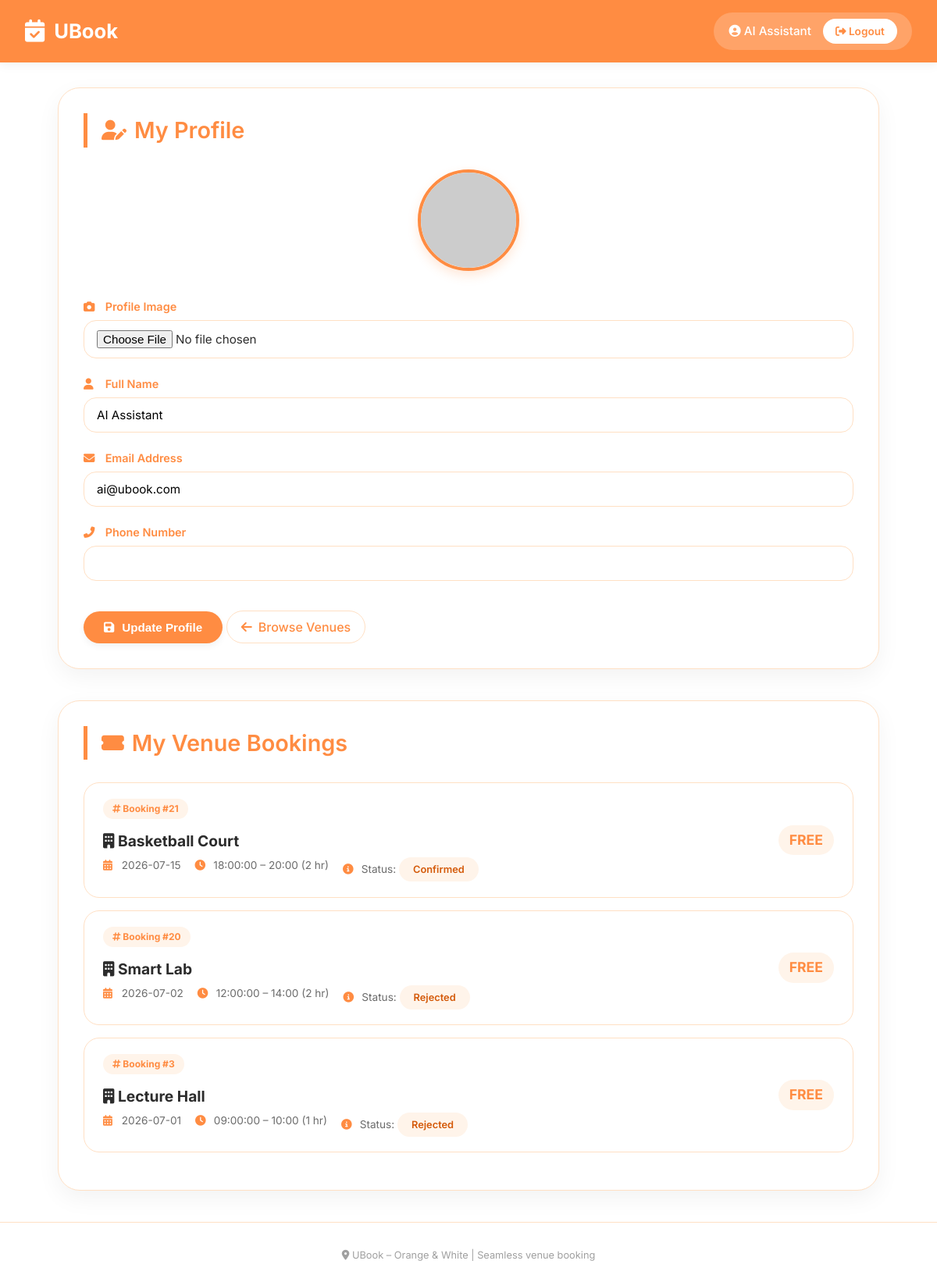
/profile.php (signed in), run on the app's committed database.
### tables this page shows
CREATE TABLE `users` (
  `id` varchar(20) NOT NULL,
  `username` varchar(100) DEFAULT NULL,
  `name` varchar(100) NOT NULL,
  `email` varchar(100) DEFAULT NULL,
  `profile_image` varchar(255) DEFAULT NULL,
  `role` varchar(50) DEFAULT 'user',
  `password` varchar(255) DEFAULT NULL,
  `phone` varchar(20) DEFAULT NULL,
  `created_at` timestamp NOT NULL DEFAULT current_timestamp()
);

CREATE TABLE `bookings` (
  `id` int(11) NOT NULL,
  `user_id` varchar(20) NOT NULL,
  `student_name` varchar(100) NOT NULL,
  `venue_id` varchar(20) NOT NULL,
  `booking_date` date NOT NULL,
  `start_time` time NOT NULL,
  `duration_hours` int(11) NOT NULL,
  `comment` text DEFAULT NULL,
  `status` enum('pending','confirmed','rejected') DEFAULT 'pending',
  `created_at` timestamp NOT NULL DEFAULT current_timestamp()
);

CREATE TABLE `venues` (
  `id` varchar(20) NOT NULL,
  `name` varchar(100) NOT NULL,
  `description` text DEFAULT NULL,
  `image_url` varchar(255) DEFAULT NULL
);

### profile.php (the view, shortened to what this page needs)
<?php
$host = 'localhost';
$dbname = 'ubook';
$username = 'root';
$password = '';
try {
    $pdo = new PDO("mysql:host=$host;dbname=$dbname;charset=utf8mb4", $username, $password);
    $pdo->setAttribute(PDO::ATTR_ERRMODE, PDO::ERRMODE_EXCEPTION);
} catch (PDOException $e) {
    die("Database connection failed: " . $e->getMessage());
}
$user_id = $_SESSION['user_id'];
$stmt = $pdo->prepare("SELECT * FROM users WHERE id = ?");
$stmt->execute([$user_id]);
$user = $stmt->fetch(PDO::FETCH_ASSOC);
$bookings = [];
try {
    $sql = "SELECT b.id, b.booking_date, b.start_time, b.duration_hours, b.status,
                   v.name AS venue_name, v.image_url
            FROM bookings b
            JOIN venues v ON b.venue_id = v.id
            WHERE b.user_id = ?
            ORDER BY b.id DESC";
    $stmt = $pdo->prepare($sql);
    $stmt->execute([$user_id]);
    $bookings = $stmt->fetchAll(PDO::FETCH_ASSOC);
} catch (PDOException $e) {
    $bookings_error = "Unable to fetch bookings. Please ensure the database schema is updated.";
}
?>
<!DOCTYPE html>
<html lang="en">
<head>
    <link rel="stylesheet" href="https://cdnjs.cloudflare.com/ajax/libs/font-awesome/6.4.0/css/all.min.css">
</head>
<body>
<div class="navbar">
    <div class="logo">
        <i class="fas fa-calendar-check"></i>
        <span>UBook</span>
    </div>
    <div class="user-greeting">
        <span><i class="fas fa-user-circle"></i> <?php echo htmlspecialchars($user['name']); ?></span>
        <a href="logout.php" class="logout-btn"><i class="fas fa-sign-out-alt"></i> Logout</a>
    </div>
</div>
<div class="container">
    <div class="card">
        <h2><i class="fas fa-user-edit"></i> My Profile</h2>
        <div class="profile-pic-wrapper">
            <?php if (!empty($user['profile_image'])): ?>
                <img src="<?php echo htmlspecialchars($user['profile_image']); ?>" class="profile-img" alt="profile">
            <?php else: ?>
                <img src="https://ui-avatars.com/api/?background=ff8c42&color=fff&size=130&name=<?php echo urlencode($user['name']); ?>" class="profile-img" alt="avatar">
            <?php endif; ?>
        </div>
        <form method="POST" enctype="multipart/form-data">
            <div class="form-group">
                <label><i class="fas fa-camera"></i> Profile Image</label>
                <input type="file" name="profile_image" class="file-input" accept="image/*">
            </div>
            <div class="form-group">
                <label><i class="fas fa-user"></i> Full Name</label>
                <input type="text" name="name" required value="<?php echo htmlspecialchars($user['name']); ?>">
            </div>
            <div class="form-group">
                <label><i class="fas fa-envelope"></i> Email Address</label>
                <input type="email" name="email" required value="<?php echo htmlspecialchars($user['email']); ?>">
            </div>
            <div class="form-group">
                <label><i class="fas fa-phone-alt"></i> Phone Number</label>
                <input type="text" name="phone" value="<?php echo htmlspecialchars($user['phone'] ?? ''); ?>">
            </div>
            <button type="submit" name="update_profile" class="btn-primary">
                <i class="fas fa-save"></i> Update Profile
            </button>
            <a href="venue.php" class="back-link"><i class="fas fa-arrow-left"></i> Browse Venues</a>
        </form>
    </div>
    <div class="card">
        <h2><i class="fas fa-ticket-alt"></i> My Venue Bookings</h2>
        <?php if (isset($bookings_error)): ?>
            <div class="alert alert-error"><i class="fas fa-exclamation-triangle"></i> <?php echo $bookings_error; ?></div>
        <?php else: ?>
            <?php foreach ($bookings as $booking):
                $status = $booking['status'] ?? 'pending';
                $statusClass = 'status-' . strtolower($status);
                $start = $booking['start_time'] ?? 'N/A';
                $duration = $booking['duration_hours'] ?? 0;
                $endTime = '';
                if ($start && $duration) {
                    $end = new DateTime($start);
                    $end->add(new DateInterval("PT{$duration}H"));
                    $endTime = $end->format('H:i');
                }
            ?>
                <div class="booking-item">
                    <div class="booking-info">
                        <div class="booking-id">
                            <i class="fas fa-hashtag"></i> Booking #<?php echo $booking['id']; ?>
                        </div>
                        <div class="venue-name">
                            <i class="fas fa-building"></i> <?php echo htmlspecialchars($booking['venue_name']); ?>
                        </div>
                        <div class="booking-details">
                            <span><i class="fas fa-calendar-alt"></i> <?php echo htmlspecialchars($booking['booking_date']); ?></span>
                            <span><i class="fas fa-clock"></i> <?php echo $start; ?> – <?php echo $endTime; ?> (<?php echo $duration; ?> hr)</span>
                            <span><i class="fas fa-info-circle"></i> Status:
                                <span class="booking-status <?php echo $statusClass; ?>"><?php echo ucfirst($status); ?></span>
                            </span>
                        </div>
                    </div>
                    <div class="booking-amount">
                        FREE
                    </div>
                </div>
            <?php endforeach; ?>
        <?php endif; ?>
    </div>
</div>
<footer>
    <p><i class="fas fa-map-marker-alt"></i> UBook – Orange & White | Seamless venue booking</p>
</footer>
</body>
</html>

### profile.php (style rules this page uses)
* { margin: 0; padding: 0; box-sizing: border-box; }
body { font-family: 'Inter', sans-serif; background: #ffffff; color: #2c2c2c; line-height: 1.5; }
.navbar { background: #ff8c42; box-shadow: 0 4px 12px rgba(0,0,0,0.05); padding: 1rem 2rem; display: flex; justify-content: space-between; align-items: center; flex-wrap: wrap; gap: 1rem; position: sticky; top: 0; z-index: 100; }
.logo { display: flex; align-items: center; gap: 12px; font-size: 1.6rem; font-weight: 700; color: white; }
.logo i { font-size: 1.8rem; color: white; }
.user-greeting { background: rgba(255,255,255,0.2); padding: 0.5rem 1.2rem; border-radius: 40px; display: flex; align-items: center; gap: 15px; }
.user-greeting span { font-weight: 500; font-size: 0.95rem; color: white; }
.logout-btn { background: white; color: #ff8c42; padding: 6px 16px; border-radius: 30px; text-decoration: none; font-size: 0.85rem; font-weight: 600; transition: all 0.2s ease; border: none; }
.container { max-width: 1100px; margin: 2rem auto; padding: 0 1.5rem; }
.card { background: white; border-radius: 28px; box-shadow: 0 10px 30px rgba(0,0,0,0.05); padding: 2rem; margin-bottom: 2.5rem; border: 1px solid #ffe0c4; transition: transform 0.2s, box-shadow 0.2s; }
.card h2 { font-size: 1.8rem; font-weight: 600; margin-bottom: 1.8rem; color: #ff8c42; border-left: 5px solid #ff8c42; padding-left: 18px; display: flex; align-items: center; gap: 10px; }
.card h2 i { color: #ff8c42; font-size: 1.6rem; }
.profile-pic-wrapper { text-align: center; margin-bottom: 1.8rem; }
.profile-img { width: 130px; height: 130px; border-radius: 50%; object-fit: cover; border: 4px solid #ff8c42; box-shadow: 0 6px 14px rgba(255,140,66,0.2); background: #fef3e9; }
.form-group { margin-bottom: 1.4rem; }
.form-group label { font-weight: 600; display: block; margin-bottom: 6px; color: #ff8c42; font-size: 0.9rem; }
.form-group label i { width: 24px; color: #ff8c42; }
input, .file-input { width: 100%; padding: 12px 16px; border: 1px solid #ffe0c4; border-radius: 16px; font-family: 'Inter', sans-serif; font-size: 0.95rem; transition: all 0.2s; background: white; }
.btn-primary { background: #ff8c42; color: white; border: none; padding: 12px 26px; border-radius: 40px; font-weight: 600; font-size: 0.95rem; cursor: pointer; transition: all 0.2s; display: inline-flex; align-items: center; gap: 10px; box-shadow: 0 4px 8px rgba(0,0,0,0.05); }
.booking-item { background: #ffffff; border-radius: 20px; padding: 1.2rem 1.5rem; margin-bottom: 1rem; transition: all 0.2s; border: 1px solid #ffe0c4; display: flex; flex-wrap: wrap; justify-content: space-between; align-items: center; gap: 1rem; }
.booking-info { flex: 3; }
.booking-id { font-weight: 700; color: #ff8c42; background: #fff4ea; display: inline-block; padding: 4px 12px; border-radius: 50px; font-size: 0.75rem; margin-bottom: 8px; }
.venue-name { font-size: 1.2rem; font-weight: 700; margin: 6px 0 4px; color: #2c2c2c; }
.booking-details { display: flex; flex-wrap: wrap; gap: 18px; font-size: 0.85rem; color: #6c6c6c; margin-top: 6px; }
.booking-details i { width: 20px; color: #ff8c42; }
.booking-status { font-weight: 600; padding: 6px 18px; border-radius: 40px; display: inline-block; font-size: 0.8rem; background: #fff4ea; color: #d45a0a; }
.status-confirmed { background: #fff4ea; color: #d45a0a; }
.booking-amount { font-weight: 700; color: #ff8c42; font-size: 1.1rem; background: #fff4ea; padding: 6px 14px; border-radius: 40px; }
.back-link { margin-top: 1rem; display: inline-flex; align-items: center; gap: 8px; background: transparent; border: 1px solid #ffe0c4; padding: 8px 18px; border-radius: 40px; text-decoration: none; color: #ff8c42; font-weight: 500; transition: 0.2s; }
footer { text-align: center; padding: 2rem 1rem 1.5rem; color: #a0a0a0; font-size: 0.8rem; border-top: 1px solid #ffe0c4; margin-top: 2rem; }

### data on the page
users: name "AI Assistant", email "ai@ubook.com"
bookings: id "21", venue.name "Basketball Court", booking_date "2026-07-15", start_time "18:00:00", start_time "20:00", duration_hours "2", status "Confirmed"
bookings: id "20", venue.name "Smart Lab", booking_date "2026-07-02", start_time "12:00:00", start_time "14:00", duration_hours "2", status "Rejected"
bookings: id "3", venue.name "Lecture Hall", booking_date "2026-07-01", start_time "09:00:00", start_time "10:00", duration_hours "1", status "Rejected"
